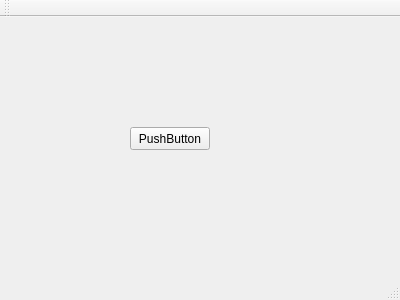
<?xml version="1.0" encoding="UTF-8"?>
<ui version="4.0">
 <class>MainWindow</class>
 <widget class="QMainWindow" name="MainWindow">
  <property name="geometry">
   <rect>
    <x>0</x>
    <y>0</y>
    <width>400</width>
    <height>300</height>
   </rect>
  </property>
  <property name="windowTitle">
   <string>MainWindow</string>
  </property>
  <widget class="QWidget" name="centralWidget">
   <widget class="QPushButton" name="pushButton">
    <property name="geometry">
     <rect>
      <x>130</x>
      <y>110</y>
      <width>80</width>
      <height>23</height>
     </rect>
    </property>
    <property name="text">
     <string>PushButton</string>
    </property>
   </widget>
  </widget>
  <widget class="QMenuBar" name="menuBar">
   <property name="geometry">
    <rect>
     <x>0</x>
     <y>0</y>
     <width>400</width>
     <height>20</height>
    </rect>
   </property>
  </widget>
  <widget class="QToolBar" name="mainToolBar">
   <attribute name="toolBarArea">
    <enum>TopToolBarArea</enum>
   </attribute>
   <attribute name="toolBarBreak">
    <bool>false</bool>
   </attribute>
  </widget>
  <widget class="QStatusBar" name="statusBar"/>
 </widget>
 <layoutdefault spacing="6" margin="11"/>
 <resources/>
 <connections/>
</ui>
